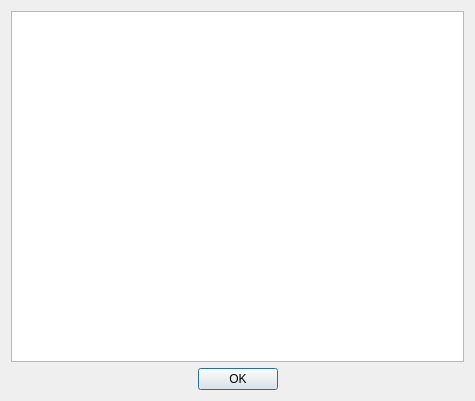
<?xml version="1.0" encoding="UTF-8"?>
<ui version="4.0">
 <class>ClientDialog</class>
 <widget class="QDialog" name="ClientDialog">
  <property name="geometry">
   <rect>
    <x>0</x>
    <y>0</y>
    <width>475</width>
    <height>401</height>
   </rect>
  </property>
  <property name="windowTitle">
   <string>Clients</string>
  </property>
  <layout class="QVBoxLayout" name="verticalLayout">
   <item>
    <widget class="QTableView" name="table_clients"/>
   </item>
   <item>
    <widget class="QDialogButtonBox" name="buttonBox">
     <property name="orientation">
      <enum>Qt::Horizontal</enum>
     </property>
     <property name="standardButtons">
      <set>QDialogButtonBox::Ok</set>
     </property>
     <property name="centerButtons">
      <bool>true</bool>
     </property>
    </widget>
   </item>
  </layout>
 </widget>
 <resources/>
 <connections>
  <connection>
   <sender>buttonBox</sender>
   <signal>accepted()</signal>
   <receiver>ClientDialog</receiver>
   <slot>accept()</slot>
   <hints>
    <hint type="sourcelabel">
     <x>248</x>
     <y>254</y>
    </hint>
    <hint type="destinationlabel">
     <x>157</x>
     <y>274</y>
    </hint>
   </hints>
  </connection>
  <connection>
   <sender>buttonBox</sender>
   <signal>rejected()</signal>
   <receiver>ClientDialog</receiver>
   <slot>reject()</slot>
   <hints>
    <hint type="sourcelabel">
     <x>316</x>
     <y>260</y>
    </hint>
    <hint type="destinationlabel">
     <x>286</x>
     <y>274</y>
    </hint>
   </hints>
  </connection>
 </connections>
</ui>
